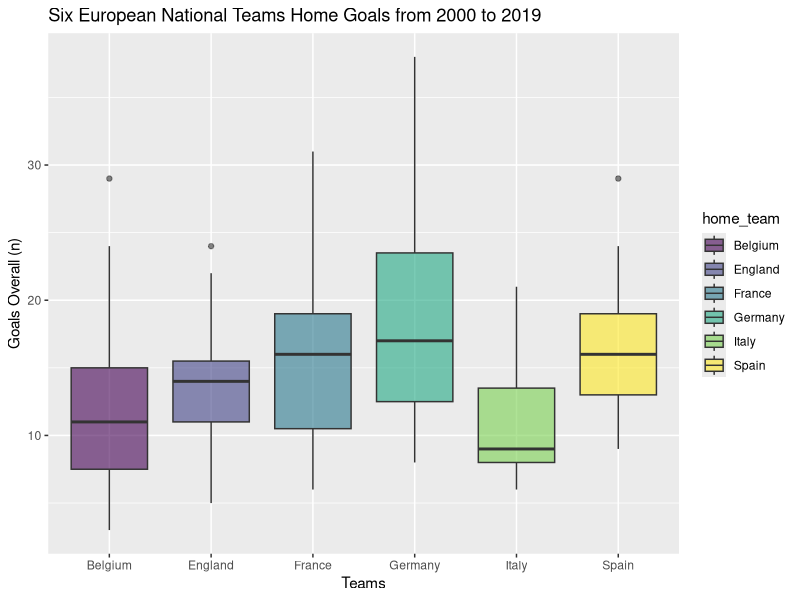
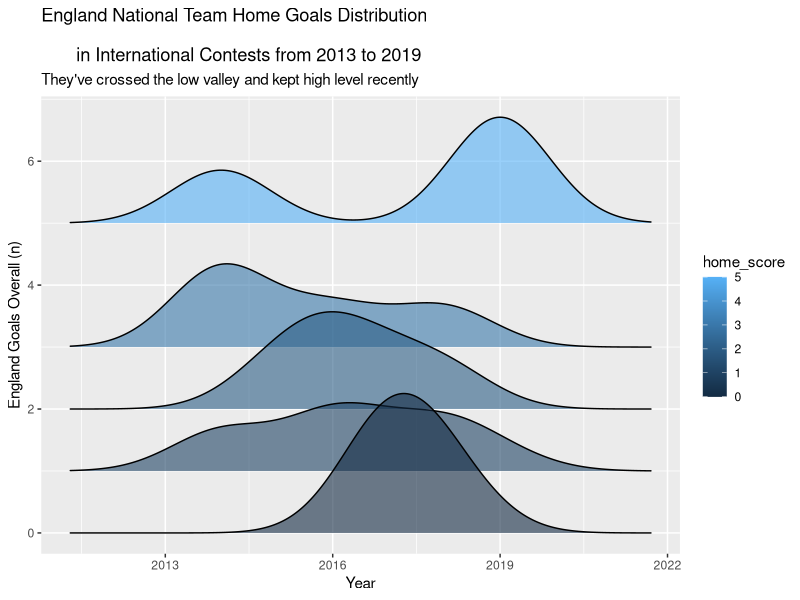
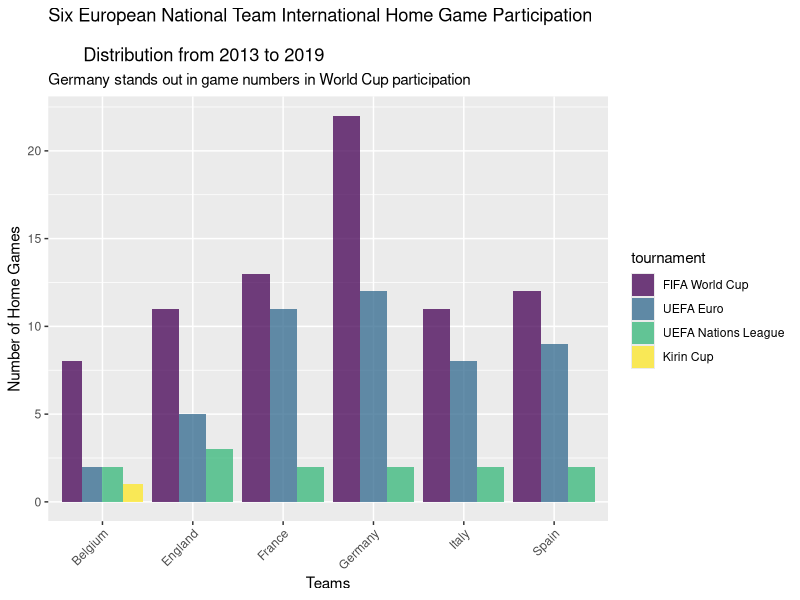
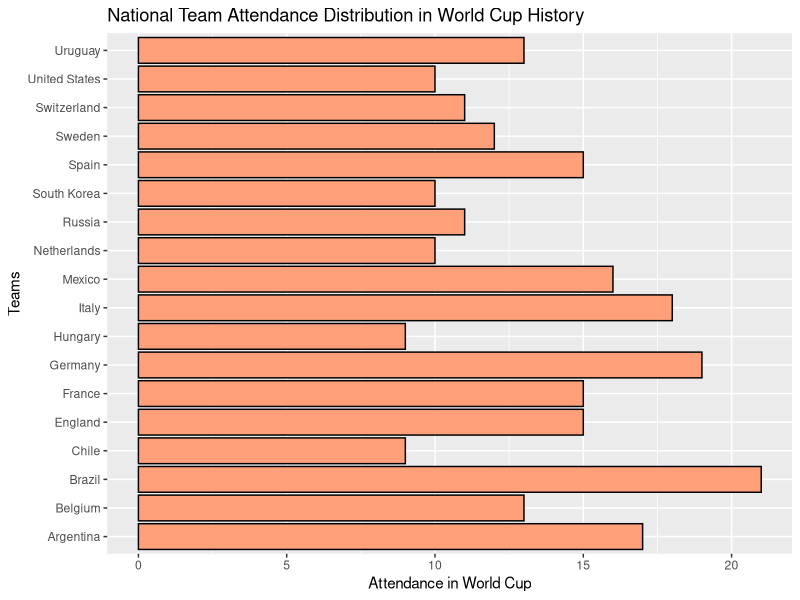

These figures' R source, in order:
# HW6: football
#'
# In this problem, we will continue to play with the football dataset from HW5.
# Throughout the exercise:
#    - Use `%>%` to structure your operations.
#    - Do NOT use `for`, `while` or `repeat` loops.
#'
# In this exercise, you have to recreate the figures found at 
# the left of the instructions.
# We suggest functions you can use to create the plots, but 
# you are free to use the method you are the most comfortable with.
# Make sure that the figures look exactly like the ones you are supposed to create.
#'
# 1. Load the following packages: `ggplot2`, `viridis`, `lubridate` and
#    `tidyverse`. Load the file `data/football.csv` and save it into tibble `fu`.
#    Draw a box plot of total home goals from 2001 to 2019 of team England,
#    Germany, France, Belgium, Italy and Spain.
#    To do that, first create a tibble `fu1` containing three columns
#    `home_team`, `year` and `total`. You can use :
#      - `year()` to extract year from `date` and `filter()` to filter years
#      from 2001 to 2019, and to only keep the 6 countries in `home_team` column.
#      - `group_by()` and `dplyr::summarise()` to count the total goals of each team
#      in each year.
#    `fu1` should print to :
#    # A tibble: 114 x 3
#    # Groups:   home_team [6]
#    home_team  year total
#    <chr>     <dbl> <dbl>
#    1 Belgium    2001    16
#    2 Belgium    2002     6
#    3 Belgium    2003    11
#    4 Belgium    2004     3
#    5 Belgium    2005    14
#    6 Belgium    2006     8
#    7 Belgium    2007     7
#    8 Belgium    2008     7
#    9 Belgium    2009    12
#    10 Belgium    2010     6
#    # … with 104 more rows
## Do not modify this line!
library(ggplot2)
library(viridis)
library(lubridate)
library(tidyverse)
fu <- read_csv("data/football.csv")
fu1 <- fu %>%
  mutate(year = year(date)) %>%
  filter(between(year, 2001, 2019)) %>%
  filter(home_team %in% c("England", "Germany", "France", "Belgium", "Italy", "Spain")) %>%
  group_by(home_team, year) %>%
  summarise(total = sum(home_score))
fu1


# 2. Then, to draw the plot of `fu1`, use:
#     - `ggplot` to initialize a ggplot object and specify the variables to plot.
#     -  use `fill` to fill the color of boxes to `home_team`.
#     - `geom_boxplot` to plot boxplot, set argument `alpha` to 0.6.
#        It will make the color lighter.
#     - `scale_fill_viridis` to use viridis color scale.
#        Set `discrete` to TRUE.
#     - `labs()` to format the labels such that:
#      - `title = "Six European National Teams Home Goals from 2000 to 2019"`
#      - `x = "Teams"`
#      - `y = "Goals Overall (n)"`
#    Save the `ggplot` object to `plot1`.
## Do not modify this line!
plot1 <- ggplot(data = fu1, mapping = aes(x = home_team, y = total, fill = home_team)) +
  geom_boxplot(alpha = 0.6) +
  scale_fill_viridis(discrete = TRUE) +
  labs(title = "Six European National Teams Home Goals from 2000 to 2019",
       x = "Teams",
       y = "Goals Overall (n)")
plot1  


# 3. Before plotting, first create a tibble `fu2` containing the relevant data.
#    You can use:
#      - `select()` to select the relevant columns.
#        Make sure you use `dplyr::select`.
#      - `mutate()` and `year()` to change the column `date` to its
#        corresponding year
#      - `filter()` to filter years from 2013~2019 and `home_team`
#        as England.
#    `fu2` should look like the following:
#    # A tibble: 38 x 4
#    home_team home_score date        year
#    <chr>          <dbl> <date>     <dbl>
#    1 England            1 2014-03-05  2014
#    2 England            3 2014-05-30  2014
#    3 England            1 2014-06-14  2014
#    4 England            1 2014-09-03  2014
#    5 England            5 2014-10-09  2014
#    6 England            3 2014-11-15  2014
#    7 England            4 2015-03-27  2015
#    8 England            2 2015-09-08  2015
#    9 England            2 2015-10-09  2015
#    10 England            2 2015-11-17  2015
#    # … with 28 more rows
## Do not modify this line!
fu2 <- fu %>%
  select(home_team, home_score, date) %>%
  mutate(year = year(date)) %>%
  filter(between(year, 2014, 2019)) %>%
  filter(home_team == "England")
fu2


# 4. Load the package `ggridges` for plotting.
#    Draw a ridge line plot to analyze the distribution of goals of England in
#    home games from 2013 to 2019.
#    To draw the plot, use:
#     - `ggplot` to initialize a ggplot object and specify the variables to plot.
#        You should plot `home_score` against `year`, group by `home_score`,
#        and set `fill` to `home_score`.
#     - `geom_density_ridges` to plot ridge lines, with argument `alpha` set
#        to 0.6. This will make the color lighter.
#     - `labs()` to format the labels such that:
#      - `title = "England National Team Home Goals Distribution 
#                  in International Contests from 2013 to 2019"`
#      - `subtitle = "They've crossed the low valley and kept high level recently"`
#      - `x = "Year"`
#      - `y = "England Goals Overall (n)"`
#    Save the `ggplot` object to `plot2`.
## Do not modify this line!
library(ggridges)
plot2 <- ggplot(data = fu2, mapping = aes(x = year, y = home_score, group = home_score, fill = home_score)) +
  geom_density_ridges(alpha = 0.6) +
  labs(title = "England National Team Home Goals Distribution\n 
       in International Contests from 2013 to 2019",
       subtitle = "They've crossed the low valley and kept high level recently",
       x = "Year",
       y = "England Goals Overall (n)")
plot2


# 5. Draw a bar plot representing the number of games that
#    team England, Germany, France, Belgium, Italy and Spain
#    participated as home team in the following contests:
#    'FIFA World Cup', 'UEFA Euro', 'UEFA Nations League', 'Nations Cup'
#    and 'Kirin Cup' since 2000.
#    Before plotting, please do data manipulations to create a tibble `fu3`
#    containing the relevant data.
#    To do that, you can use:
#      - `select()` to select the three columns `"home_team", "tournament", "date"`.
#      - `mutate()` and `factor()` to convert the `tournament` column
#         into factors with given levels.
#      - `drop_na()` to drop the NA values.
#      - `filter()` to get only the relevant teams and years since 2000.
#    It should print to :
#    # A tibble: 89 x 3
#    home_team tournament     date
#    <chr>     <fct>          <date>
#    1 France    FIFA World Cup 2002-05-31
#    2 England   FIFA World Cup 2002-06-02
#    3 Italy     FIFA World Cup 2002-06-03
#    4 France    FIFA World Cup 2002-06-06
#    5 Italy     FIFA World Cup 2002-06-08
#    6 Belgium   FIFA World Cup 2002-06-14
#    7 England   FIFA World Cup 2002-06-21
#    8 France    UEFA Euro      2004-06-13
#    9 England   UEFA Euro      2004-06-17
#    10 Italy     UEFA Euro      2004-06-18
#    # … with 79 more rows
## Do not modify this line!
fu3 <- fu %>%
  select(home_team, tournament, date) %>%
  mutate(tournament = factor(tournament, levels = c("FIFA World Cup", "UEFA Euro", "UEFA Nations League", "Nations Cup", "Kirin Cup"))) %>%
  drop_na() %>%
  filter(home_team %in% c("England", "Germany", "France", "Belgium", "Italy", "Spain")) %>%
  filter(year(date) > 2000)
fu3


# 6. In the bar plot, each group of columns represent a team
#    and different column for different tournament should be
#    shown in different colors.
#    Then, create the plot using :
#     - `ggplot()` to initialize a ggplot object and specify the `home_team`
#        to plot and setting `fill` to tournament.
#     - `geom_bar()` to plot the bar plot, setting argument `position` to
#        `dodge` and `alpha` to `0.75`.
#     - `scale_fill_viridis(discrete=TRUE)` to use the viridis color scale.
#     - `theme()` to set the x-axis label rotate 45 degrees.
#        (Hint : Use `element_text` to set `axis.text.x` correctly)
#     - `labs()` to format the labels such that:
#      - `title = "Six European National Team International Home Game Participation
#         Distribution from 2013 to 2019"`
#      - `subtitle = "Germany stands out in game numbers in World Cup participation"`
#      - `x = "Teams"`
#      - `y = "Number of Home Games"`
#    Save the `ggplot` object to `plot3`.
## Do not modify this line!
plot3 <- ggplot(data = fu3, mapping = aes(x = home_team, fill = tournament)) +
  geom_bar(position = "dodge", alpha = 0.75) +
  scale_fill_viridis(discrete = TRUE) +
  theme(axis.text.x = element_text(angle = 45, hjust = 1)) +
  labs(title = "Six European National Team International Home Game Participation\n
       Distribution from 2013 to 2019",
       subtitle = "Germany stands out in game numbers in World Cup participation",
       x = "Teams",
       y = "Number of Home Games")
plot3


# 7. Draw a histogram of the national teams with more than 8 attendances
#    in World Cup history.
#    (Note: you need to calculate the attendance of these teams in all World Cup)
#    Before plotting, please do data manipulations to create a tibble `fu4`.
#    containing the relevant data.
#    To do that, you can use :
#      - `filter()` and `str_detect` to filter by `World Cup` tournaments.
#         Note : Don't take into account the `qualifications` games.
#      - `pivot_longer()` to stretch the game records so that each row is
#         team-wise record.
#      - `group_by()` and `distinct()` to count the attendance of the team
#         in each World Cup year.
#         (Note: it is counted only one attendance no matter how many
#          games the team played in that year)
#      - `dplyr::mutate()` to get the total number of attendances as column `attendance`.
#      - `filter()` to only get the teams with more than 8 attendances.
#      - `arrange()` and `desc()` to order the result in descending order of `attendance`.
#    `fu4` should print to :
#    # A tibble: 244 x 3
#    # Groups:   team [18]
#    year team   attendance
#    <dbl> <chr>       <int>
#    1  1930 Brazil         21
#    2  1934 Brazil         21
#    3  1938 Brazil         21
#    4  1950 Brazil         21
#    5  1954 Brazil         21
#    6  1958 Brazil         21
#    7  1962 Brazil         21
#    8  1966 Brazil         21
#    9  1970 Brazil         21
#    10  1974 Brazil         21
#    # … with 234 more rows
## Do not modify this line!
fu4 <- fu %>%
  filter(str_detect(tournament, "World Cup")) %>%
  filter(str_detect(tournament, "qualification", negate = TRUE)) %>%
  pivot_longer(c(home_team, away_team), names_to = "team_type", values_to = "team") %>%
  mutate("year" = year(date)) %>%
  select(year, team)  %>%
  group_by(team) %>%
  distinct() %>%
  mutate("attendance" = n()) %>%
  filter(attendance > 8) %>%
  arrange(desc(attendance))
fu4


# 8. Then, create the histogram. You can use :
#     - `ggplot()` to initialize a ggplot object and specify the variables to plot.
#     - `geom_bar()` to plot histogram plot, setting argument `fill` to
#       `"lightsalmon1"`, `color` to `"black"` and `stat` to `"count"`.
#       This will give boundary to each column. Plus, please
#       set `bins` to 10. (You can change the parameters to see differences).
#     - `coord_flip()` to flip the x,y axis so country names can be shown properly.
#     - `labs()` to format the labels such that:
#      - `title = "National Team Attendance Distribution in World Cup History"`
#      - `x = "Teams"`
#      - `y = "Attendance in World Cup"`
#    Save the `ggplot` object to `plot4`.
## Do not modify this line!
plot4 <- ggplot(data = fu4, mapping = aes(x = team)) +
  geom_bar(fill = "lightsalmon1", color = "black", stat = "count") +
  coord_flip() +
  labs(title = "National Team Attendance Distribution in World Cup History",
       x = "Teams",
       y = "Attendance in World Cup")
plot4


